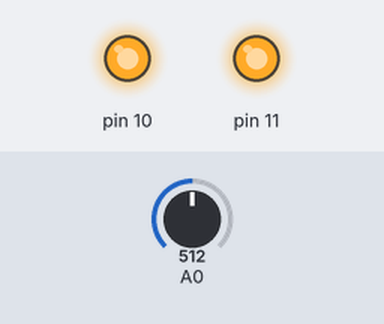
The sketch below on a simulated Arduino Uno, built with avr-gcc and run on an emulated ATmega328P. On the bench: output pins drawn as LEDs (lit = HIGH). Inputs (shaded band) come from the test bench; at power-on: A0 = 512. What the sketch prints to the serial monitor is not drawn.

Above: at 1.2 s.
1.3 s: A0 set to 31
Timing chart, 0 to 2.2 s (numbered marks = the images above; inputs shaded):
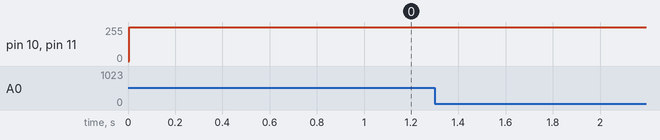

The sketch:

ACDelcoRegulator.ino
```cpp
#define TEST_INTERVAL 1000
#define TEST_INTERVAL_MAX 15000
#define EXCITEMENT_DELAY 1000

unsigned long NowTime = 0;
unsigned long LastTime = 0;
unsigned long IdleCount = 0;
unsigned long TestInterval = TEST_INTERVAL; // Starting interval will self-adjust
int Excite = 0;
float IN = 0.0;
float OUT = 0.0;
float EFFICENT = 0.0;
bool Show = false;

void Excitement(int Value) {
  analogWrite(10,Value);
  analogWrite(11,Value);
}

void setup() {
  // put your setup code here, to run once:
  pinMode(A0,INPUT);
  Serial.begin(9600);
}

void loop() {
  // put your main code here, to run repeatedly
  IN = Excite/15.0;
  OUT = analogRead(A0)/30.0;
  EFFICENT = OUT/IN;

  // Timed Events
  NowTime = millis();
  if ( NowTime > (LastTime + TestInterval) ) {
    LastTime = millis();
    Show = true;
  }

  if ( Excite > 100 ) {
    if ( Show ) Serial.print("99-");
    if ( EFFICENT > 0.85 ) Excite = Excite + 10;
    if ( EFFICENT < 0.75 ) Excite = Excite - 10;
  } else if ( Excite > 61 ) {
    if ( Show ) Serial.print("60-");
    if ( EFFICENT > 0.75 ) Excite = Excite + 10;
    if ( EFFICENT < 0.65 ) Excite = Excite - 10;
  } else if ( Excite > 41 ) {
    if ( Show ) Serial.print("40-");
    if ( EFFICENT > 0.60 ) Excite = Excite + 10;
    if ( EFFICENT < 0.50 ) Excite = Excite - 10;
  } else {
    if ( Show ) Serial.print("00-");
    if ( EFFICENT > 0.02 ) { Excite = Excite + 10; }
    else { Excite = Excite - 10; }
  }

  if ( Show ) {
    Serial.print("IN->");Serial.print(IN);Serial.print("\t");
    Serial.print("OUT->");Serial.print(OUT);Serial.print("\t");
    Serial.print("EFF->");Serial.println(EFFICENT);
    Show = false;
  }
  // 26 will induce some at high winds
  if ( Excite < 28 ) Excite = 28;
  if ( Excite > 255 ) Excite = 255;
  Excitement(Excite);
  // Test for activity ( PS @ 12.5Vdc )
  // 50 = 3.1Vdc @ 0.62A
  // 60 = 3.75Vdc @ 0.87A
  // 100 = 5.5Vdc
  // 200 = 7.42Vdc @ 2.19A

}
```
